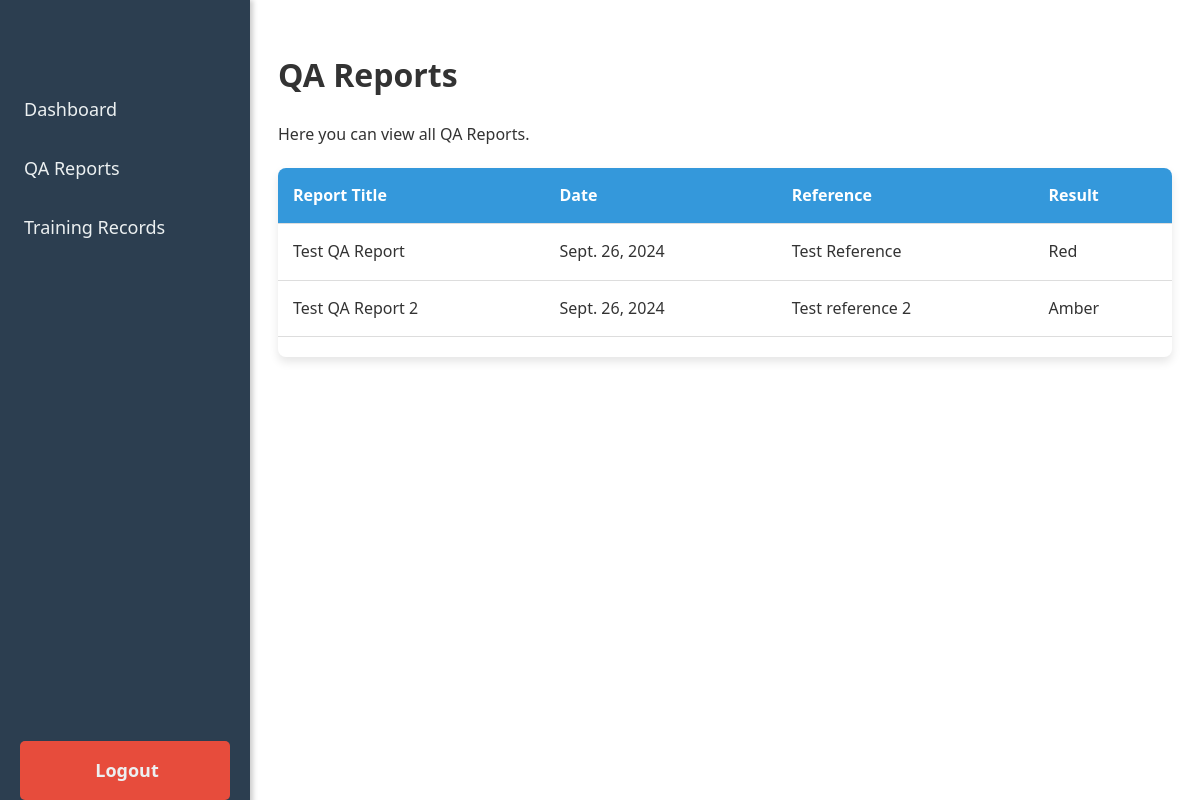
The page /qa-reports/ (signed in) on the database its author committed.
### lms/models.py (models this page shows, shortened)
class QAReport(models.Model):
    RESULT_CHOICES = [
        ('Red', 'Red'),
        ('Amber', 'Amber'),
        ('Green', 'Green'),
    ]
    report_title = models.CharField(max_length=200)
    date = models.DateField(auto_now_add=True)
    report_reference = models.CharField(max_length=100, unique=True)
    reference_link = models.URLField(max_length=200, blank=True, null=True)
    result = models.CharField(max_length=5, choices=RESULT_CHOICES)
    user = models.ForeignKey(User, on_delete=models.CASCADE, related_name='qa_reports')

### lms/views.py (the view)
# urls.py: path('qa-reports/', qa_reports_view, name='qa_reports'),
@login_required
def qa_reports_view(request):
    qa_reports = request.user.qa_reports.all()
    context = {
        'qa_reports': qa_reports,
    }
    return render(request, 'qa_reports.html', context)

### templates/qa_reports.html (shortened to what this page needs)
{% extends 'dashboard.html' %}
{% load static %}
{% block content %}
    <h1>QA Reports</h1>
    <p>Here you can view all QA Reports.</p>
    <div class="table-container">
        <table>
            <thead>
                <tr>
                    <th>Report Title</th>
                    <th>Date</th>
                    <th>Reference</th>
                    <th>Result</th>
                </tr>
            </thead>
            <tbody>
                {% for report in qa_reports %}
                    <tr>
                        <td onclick="openModal('{{ report.reference_link|default:'https://google.com'}}', '{{ report.report_title|escapejs }}')">
                            {{ report.report_title }}
                        </td>
                        <td>{{ report.date }}</td>
                        <td>{{ report.report_reference }}</td>
                        <td>{{ report.result }}</td>
                    </tr>
                {% empty %}
                    <tr>
                        <td colspan="4">No reports available.</td>
                    </tr>
                {% endfor %}
            </tbody>
        </table>
    </div>
{% endblock %}

### static/css/styles.css (style rules this page uses)
body { background-color: #ffffff; font-family: 'Segoe UI', Tahoma, Geneva, Verdana, sans-serif; color: #333; line-height: 1.6; transition: all 0.3s ease-in-out; overflow-x: hidden; }
.table-container { overflow-x: auto; margin: 20px 0; border-radius: 8px; box-shadow: 0 5px 10px rgba(0, 0, 0, 0.1); }
table { width: 100%; border-collapse: collapse; margin-bottom: 20px; }
th, td { padding: 15px; text-align: left; border-bottom: 1px solid #ddd; }
th { background-color: #3498db; color: white; font-weight: bold; }

### rows shown on the page
QAReport: report_title "Test QA Report", date "Sept. 26, 2024", report_reference "Test Reference", result "Red"
QAReport: report_title "Test QA Report 2", date "Sept. 26, 2024", report_reference "Test reference 2", result "Amber"
